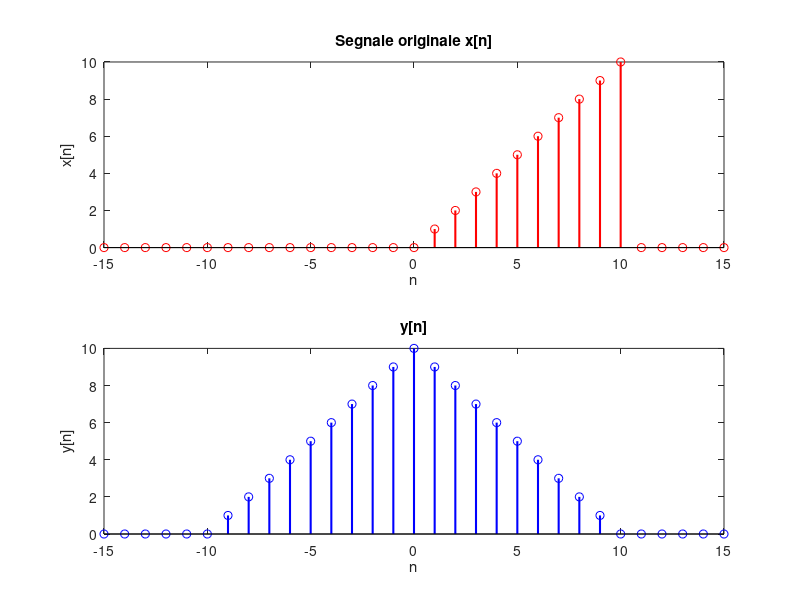

Here is the MATLAB script that generated this plot:
% Genera il segnale x[n]
n = -15:15;
x = zeros(size(n));
i = (n>=0) & (n<=10);
x(i) = n(i);

% Creazione del vettore n+10
n1_shifted = n + 10;

% Creazione del vettore x1
x1 = zeros(size(n1_shifted));
i = (n1_shifted >= 0) & (n1_shifted <= 10);
x1(i) = n1_shifted(i);

% Creazione del vettore -n+10
n2_shifted = -n + 10;

% Creazione del vettore x2
x2 = zeros(size(n2_shifted));
i = (n2_shifted >= 0) & (n2_shifted <= 10);
x2(i) = n2_shifted(i);

% Creazione di -10delta[n]
delta = zeros(size(n));
delta(n == 0) = 1;
x3 = -10*delta;

%y
y =x1+x2+x3;

% Rappresenta graficamente i segnali
subplot(2,1,1);
stem(n, x, 'r', 'LineWidth', 1.5);
title('Segnale originale x[n]');
xlabel('n');
ylabel('x[n]');

subplot(2,1,2);
stem(n, y, 'b', 'LineWidth', 1.5);
title('y[n]');
xlabel('n');
ylabel('y[n]');
